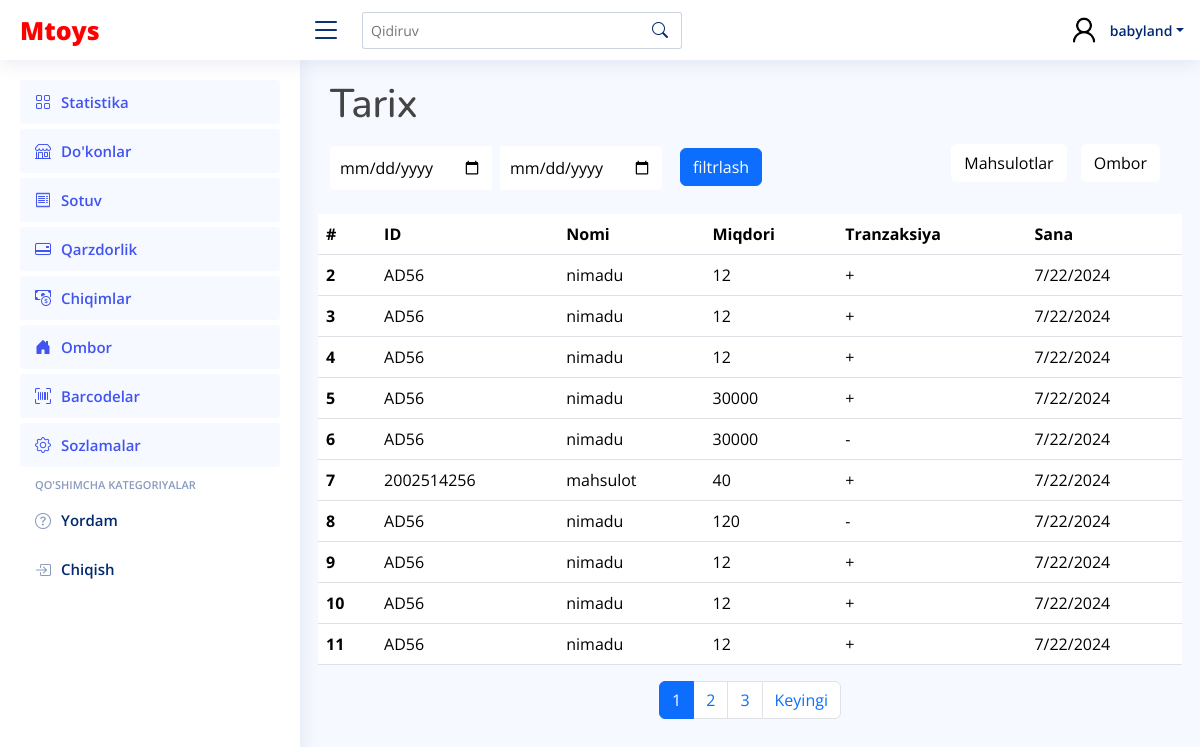
The page /storage/history/ (signed in) on the database its author committed.
### main_app/models.py (models this page shows, shortened)
class Transaction(models.Model):
    product = models.ForeignKey(Product, on_delete=models.CASCADE)
    transaction_type = models.CharField(max_length=250)
    amount = models.PositiveIntegerField()
    date = models.DateField(auto_now_add=True)

class Product(models.Model):
    name = models.CharField(max_length=250)
    base_price = models.PositiveIntegerField(default=0)
    sale_price = models.PositiveIntegerField(default=0)
    amount = models.PositiveIntegerField(default=0)
    qr_code_id = models.CharField(max_length=250)

### main_app/views.py (the view, shortened to what this page needs)
# urls.py: path("storage/history/", StorageHistoryView.as_view(), name="storage_history"),
@method_decorator(login_required, name='dispatch')
class StorageHistoryView(ListView):
    template_name = "storage/transactions.html"
    model = Transaction
    context_object_name = 'transactions'
    paginate_by = 10
    def get_queryset(self):
        return Transaction.objects.all()
    def get_context_data(self):
        context = {}
        products = self.get_queryset()
        paginator_products = Paginator(products, self.paginate_by)
        page_number_products = self.request.GET.get('page_products')
        page_obj_products = paginator_products.get_page(page_number_products)
        context["page_obj_products"] = page_obj_products
        return context

### templates/storage/transactions.html (shortened to what this page needs)
{% extends 'wrapper.html' %}
{% load humanize %}
{% block content %}
<h1>Tarix</h1>
  <div class="d-flex justify-content-between align-items-center">
    <div class="d-felx justify-content-center align-items-center flex-column">
        <form method="POST" class="d-flex gap-2 justify-content-center align-items-center flex-column flex-lg-row justify-content-lg-start">
         <div class="from">
          <input name="from" type="date" id="from" style="border-radius: 3px;margin-top:10px;outline:none;border:none;padding:10px 10px;">
         </div>
          <div class="till">
            <input name="till" type="date" id="from" style="border-radius: 3px;margin-top:10px;outline:none;border:none;padding:10px 10px;">
          </div>
          <div class="button pt-2">
            <button class="btn btn-primary" name="filtr" style="margin-left: 10px;">filtrlash</button>
          </div>
        </form>
      </div>
    <div>
      <form method="POST">
        <a type="button" class="btn product_a" href="{% url 'main_app:products' %}">Mahsulotlar</a>
        <a type="button" class="btn product_a" href="{% url 'main_app:storage' %}">Ombor</a>
      </form>
    </div>
  </div>
    <div class="row mt-4" style="overflow-x: auto;">
      {% if page_obj_products %}
            <table class="table" >
              <thead>
                <tr>
                  <th scope="col">#</th>
                  <th scope="col">ID</th>
                  <th scope="col">Nomi</th>
                  <th scope="col">Miqdori</th>
                  <th scope="col">Tranzaksiya</th>
                  <th scope="col">Sana</th>
                </tr>
              </thead>
              <tbody>
                {% for i in page_obj_products %}
                <tr>
                  <th scope="row">{{ i.id }}</th>
                  <td>{{ i.product.qr_code_id }}</td>
                  <td>{{ i.product.name }}</td>
                  <td>{{ i.amount }}</td>
                  {% if i.transaction_type == "add" %}
                  <td>+</td>
                  {% else %}
                  <td>-</td>
                  {% endif %}
                  <td>{{ i.date.month }}/{{ i.date.day }}/{{ i.date.year}}</td>
                </tr>
                {% endfor %}
              </tbody>
            </table>
            {% else %}
              <div style="color: gray;font-size:20px;text-align:center">
                Ma'lumot mavjud emas!!!
              </div>
            {% endif %}
            <nav aria-label="Page navigation">
              <ul class="pagination justify-content-center">
                {% for num in page_obj_products.paginator.page_range %}
                  {% if page_obj_products.number == num %}
                    <li class="page-item active"><a class="page-link" href="?page_products={{ num }}">{{ num }}</a></li>
                  {% else %}
                    <li class="page-item"><a class="page-link" href="?page_products={{ num }}">{{ num }}</a></li>
                  {% endif %}
                {% endfor %}
                {% if page_obj_products.has_next %}
                  <li class="page-item"><a class="page-link" href="?page_products={{ page_obj_products.next_page_number }}">Keyingi</a></li>
                {% endif %}
              </ul>
            </nav>
    </div>
{% endblock content %}

### templates/wrapper.html (shortened to what this page needs)
<!DOCTYPE html>
{% load static %}
<html lang="en">
<head>
  <link href="{% static 'assets/vendor/bootstrap/css/bootstrap.min.css' %}" rel="stylesheet">
  <link href="{% static 'assets/vendor/bootstrap-icons/bootstrap-icons.css' %}" rel="stylesheet">
  <link href="{% static 'assets/vendor/boxicons/css/boxicons.min.css' %}" rel="stylesheet">
  <link href="{% static 'assets/vendor/quill/quill.snow.css' %}" rel="stylesheet">
  <link href="{% static 'assets/vendor/quill/quill.bubble.css' %}" rel="stylesheet">
  <link href="{% static 'assets/vendor/remixicon/remixicon.css' %}" rel="stylesheet">
  <link href="{% static 'assets/vendor/simple-datatables/style.css' %}" rel="stylesheet">
  <link href="{% static 'assets/css/style.css' %}" rel="stylesheet">
</head>
<body>
  <header id="header" class="header fixed-top d-flex align-items-center">
    <div class="d-flex align-items-center justify-content-between">
      <a href="{% url 'main_app:main' %}" class="logo d-flex align-items-center">
        Mtoys
      </a>
      <i class="bi bi-list toggle-sidebar-btn"></i>
    </div>
    <div class="search-bar">
      <form class="search-form d-flex align-items-center" method="GET">
        <input type="text" name="query" placeholder="Qidiruv" title="Enter search keyword">
        <button type="submit" title="Search" name="search"><i class="bi bi-search"></i></button>
      </form>
    </div>
    <nav class="header-nav ms-auto">
      <ul class="d-flex align-items-center">
        <li class="nav-item dropdown pe-3">
          <a class="nav-link nav-profile d-flex align-items-center pe-0" href="#" data-bs-toggle="dropdown">
            <img src="{% static 'assets/img/Sample_User_Icon (1).png' %}" alt="Profile" class="rounded-circle">
            <span class="d-none d-md-block dropdown-toggle ps-2">{{ request.user.username }}</span>
          </a>
        </li>
      </ul>
    </nav>
  </header>
  <aside id="sidebar" class="sidebar">
    <ul class="sidebar-nav" id="sidebar-nav">
      <li class="nav-item">
        <a class="nav-link " href="{% url 'main_app:main'%}">
          <i class="bi bi-grid"></i>
          <span>Statistika</span>
        </a>
      </li>
      <li class="nav-item">
        <a class="nav-link " href="{% url 'main_app:provinces'%}">
          <i class="bi bi-shop"></i>
          <span>Do'konlar</span>
        </a>
      </li>
      <li class="nav-item">
        <a class="nav-link " href="{% url 'main_app:sale'%}">
          <i class="bi bi-receipt"></i>
          <span>Sotuv</span>
        </a>
      </li>
      <li class="nav-item">
        <a class="nav-link " href="{% url 'main_app:debt'%}">
          <i class="bi bi-credit-card-2-back"></i>
          <span>Qarzdorlik</span>
        </a>
      </li>
      <li class="nav-item">
        <a class="nav-link " href="{% url 'expance_app:expance'%}">
          <i class="bi bi-cash-coin"></i>
          <span>Chiqimlar</span>
        </a>
      </li>
      <li class="nav-item">
        <a class="nav-link " href="{% url 'main_app:storage'%}">
          <i class="bi bi-house-door-fill"></i>
          <span>Ombor</span>
        </a>
      </li>
      <li class="nav-item">
        <a class="nav-link " href="{% url 'main_app:barcode'%}">
          <i class="bi bi-upc-scan"></i>
          <span>Barcodelar</span>
        </a>
      </li>
      <li class="nav-item">
        <a class="nav-link " href="{% url 'main_app:settings_app'%}">
          <i class="bi bi-gear"></i>
          <span>Sozlamalar</span>
        </a>
      </li>
      <li class="nav-heading">Qo'shimcha Kategoriyalar</li>
      <li class="nav-item">
        <a class="nav-link collapsed"  href="http://t.me/Saidjalol10">
          <i class="bi bi-question-circle"></i>
          <span>Yordam</span>
        </a>
      </li>
      <ul class="nav">
        <li class="nav-item">
          <a id="logout-link" class="nav-link collapsed" href="#">
            <i class="bi bi-box-arrow-in-right"></i>
            <span>Chiqish</span>
          </a>
        </li>
      </ul>
    </ul>
  </aside>
  <main id="main" class="main">
        {% block content %} {% endblock content %}
  </main>
</body>
</html>

### staticfiles/assets/css/style.css (style rules this page uses)
:root { scroll-behavior: smooth; }
body { font-family: "Open Sans", sans-serif; background: #f6f9ff; color: #444444; }
a { color: #4154f1; text-decoration: none; }
h1, h2, h3, h4, h5, h6 { font-family: "Nunito", sans-serif; }
#main { margin-top: 60px; padding: 20px 30px; transition: all 0.3s; }
.logo { line-height: 1; }
@media (min-width: 1200px) { .logo { width: 280px; } }
.header { transition: all 0.5s; z-index: 997; height: 60px; box-shadow: 0px 2px 20px rgba(1, 41, 112, 0.1); background-color: #fff; padding-left: 20px; }
.header .toggle-sidebar-btn { font-size: 32px; padding-left: 10px; cursor: pointer; color: #012970; }
.header .search-bar { min-width: 360px; padding: 0 20px; }
.header .search-form { width: 100%; }
.header .search-form input { border: 0; font-size: 14px; color: #012970; border: 1px solid rgba(1, 41, 112, 0.2); padding: 7px 38px 7px 8px; border-radius: 3px; transition: 0.3s; width: 100%; }
.header .search-form button { border: 0; padding: 0; margin-left: -30px; background: none; }
.header .search-form button i { color: #012970; }
.header-nav ul { list-style: none; }
.header-nav>ul { margin: 0; padding: 0; }
.header-nav .nav-profile { color: #012970; }
.header-nav .nav-profile img { max-height: 36px; }
.header-nav .nav-profile span { font-size: 14px; font-weight: 600; }
.sidebar { position: fixed; top: 60px; left: 0; bottom: 0; width: 300px; z-index: 996; transition: all 0.3s; padding: 20px; overflow-y: auto; scrollbar-width: thin; scrollbar-color: #aab7cf transparent; box-shadow: 0px 0px 20px rgba(1, 41, 112, 0.1); background-color: #fff; }
@media (min-width: 1200px) { #main, #footer { margin-left: 300px; } }
.sidebar-nav { padding: 0; margin: 0; list-style: none; }
.sidebar-nav li { padding: 0; margin: 0; list-style: none; }
.sidebar-nav .nav-item { margin-bottom: 5px; }
.sidebar-nav .nav-heading { font-size: 11px; text-transform: uppercase; color: #899bbd; font-weight: 600; margin: 10px 0 5px 15px; }
.sidebar-nav .nav-link { display: flex; align-items: center; font-size: 15px; font-weight: 600; color: #4154f1; transition: 0.3; background: #f6f9ff; padding: 10px 15px; border-radius: 4px; }
.sidebar-nav .nav-link i { font-size: 16px; margin-right: 10px; color: #4154f1; }
.sidebar-nav .nav-link.collapsed { color: #012970; background: #fff; }
.sidebar-nav .nav-link.collapsed i { color: #899bbd; }

### templates/wrapper.html (style rules this page uses)
.logo { color: red; font-weight: 900; font-size: 25px; }

### templates/storage/transactions.html (style rules this page uses)
table { overflow: auto; }
.product_a { margin-right: 10px; background-color: white; color: black; }

### rows shown on the page
Transaction: id "2", product.qr_code_id "AD56", product.name "nimadu", amount "12", date.month "7", date.day "22", date.year "2024"
Transaction: id "3", product.qr_code_id "AD56", product.name "nimadu", amount "12", date.month "7", date.day "22", date.year "2024"
Transaction: id "4", product.qr_code_id "AD56", product.name "nimadu", amount "12", date.month "7", date.day "22", date.year "2024"
Transaction: id "5", product.qr_code_id "AD56", product.name "nimadu", amount "30000", date.month "7", date.day "22", date.year "2024"
Transaction: id "6", product.qr_code_id "AD56", product.name "nimadu", amount "30000", date.month "7", date.day "22", date.year "2024"
Transaction: id "7", product.qr_code_id "2002514256", product.name "mahsulot", amount "40", date.month "7", date.day "22", date.year "2024"
Transaction: id "8", product.qr_code_id "AD56", product.name "nimadu", amount "120", date.month "7", date.day "22", date.year "2024"
Transaction: id "9", product.qr_code_id "AD56", product.name "nimadu", amount "12", date.month "7", date.day "22", date.year "2024"
Transaction: id "10", product.qr_code_id "AD56", product.name "nimadu", amount "12", date.month "7", date.day "22", date.year "2024"
Transaction: id "11", product.qr_code_id "AD56", product.name "nimadu", amount "12", date.month "7", date.day "22", date.year "2024"

### other values the page prints
{{ request.user.username }} "babyland"
{{ num }} "1"
{{ num }} "2" "3"
